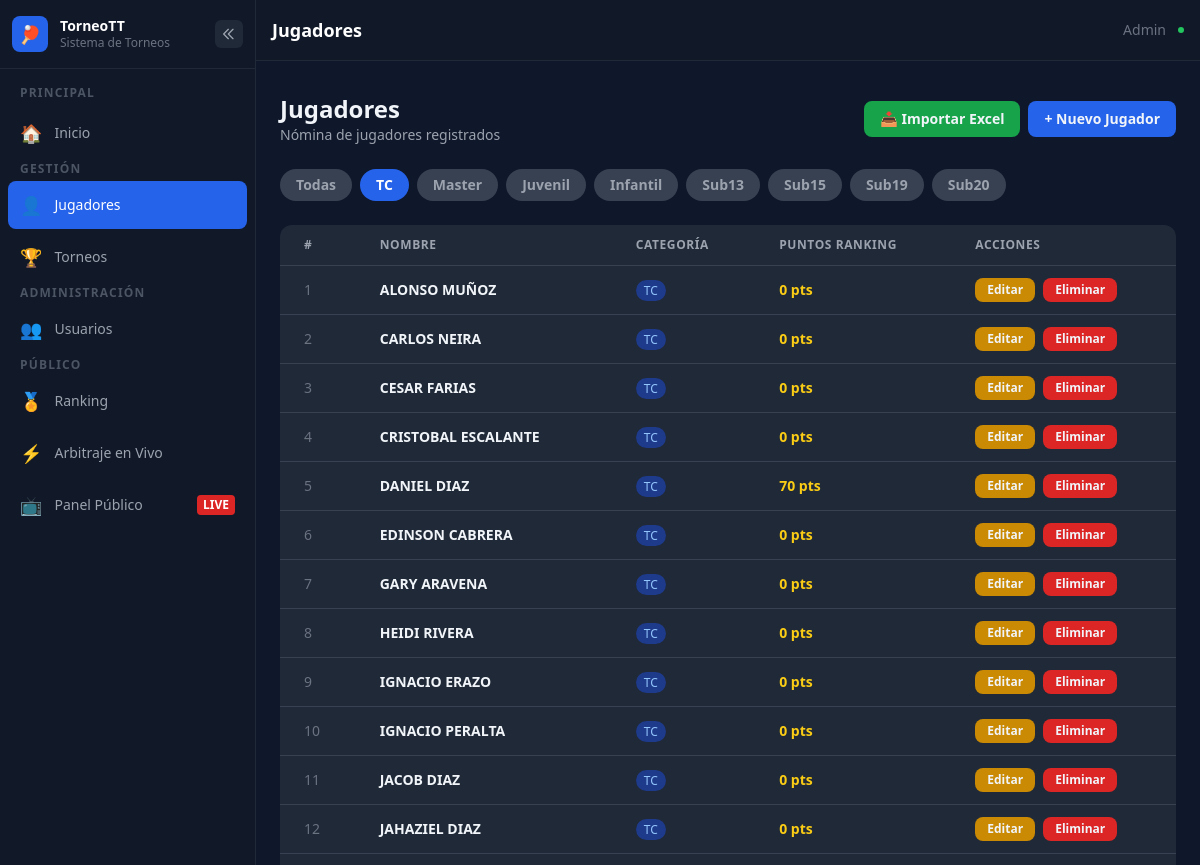
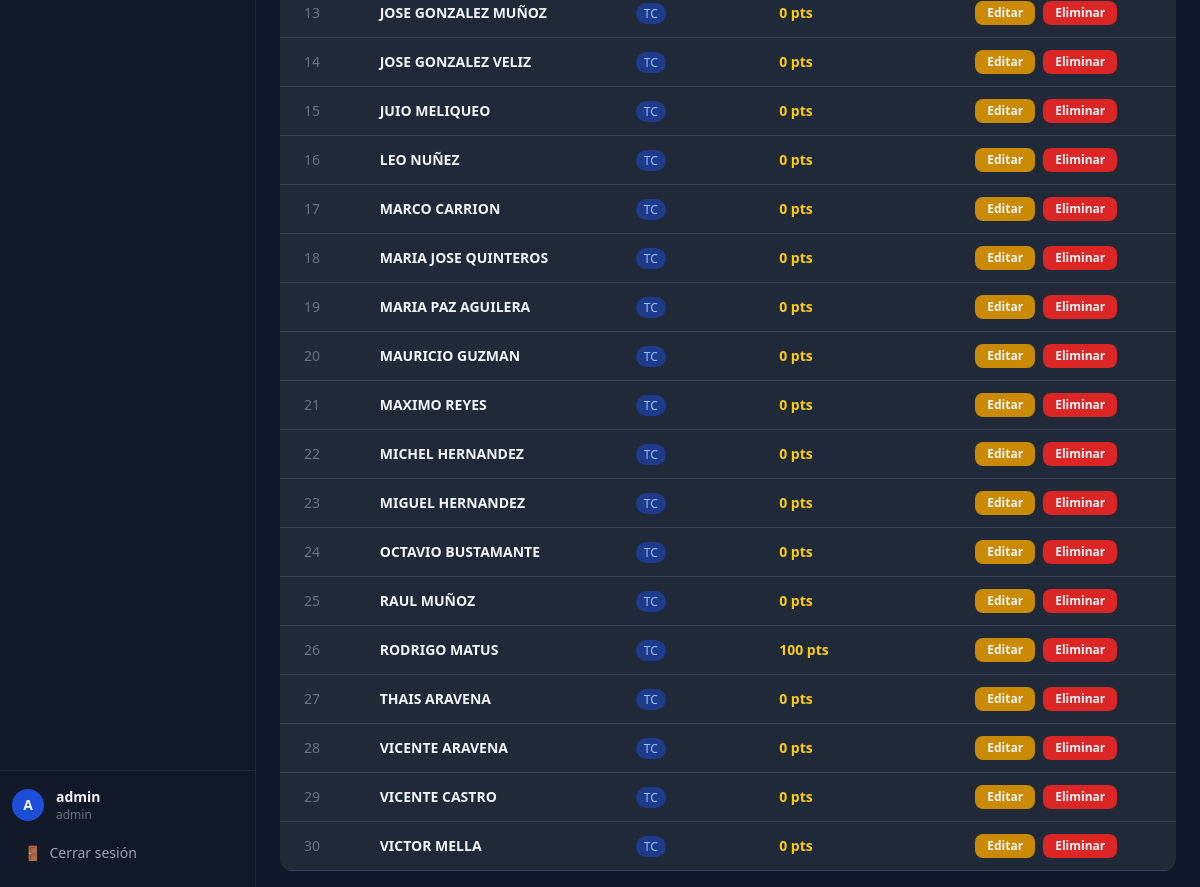
Screenshot of /jugadores?categoria=TC (signed in) with the database file from the repository (2 pictures, top to bottom).
### app/models.py (models this page shows, shortened)
class Usuario(UserMixin, db.Model):
    id = db.Column(db.Integer, primary_key=True)
    username = db.Column(db.String(50), unique=True, nullable=False)
    password = db.Column(db.String(200), nullable=False)
    rol = db.Column(db.String(20), default='jugador')
    activo = db.Column(db.Boolean, default=False)
    aprobado = db.Column(db.Boolean, default=False)
    jugador_id = db.Column(db.Integer, db.ForeignKey('jugador.id'), nullable=True)
    creado = db.Column(db.DateTime, default=datetime.utcnow)
    jugador = db.relationship('Jugador', backref='usuario', foreign_keys=[jugador_id])

class Jugador(db.Model):
    id = db.Column(db.Integer, primary_key=True)
    nombre = db.Column(db.String(200), nullable=False)
    categoria = db.Column(db.String(20), nullable=False)
    club = db.Column(db.String(100), nullable=True)
    activo = db.Column(db.Boolean, default=True)
    puntos_ranking = db.Column(db.Integer, default=0)
    creado = db.Column(db.DateTime, default=datetime.utcnow)

### app/routes.py (the view)
@main.route('/jugadores')
@login_required
def jugadores():
    categoria = request.args.get('categoria', 'todas')
    if categoria == 'todas':
        todos = Jugador.query.filter_by(activo=True).order_by(Jugador.nombre).all()
        agrupados = {}
        for j in todos:
            if j.nombre not in agrupados:
                agrupados[j.nombre] = {'jugador': j, 'categorias': []}
            agrupados[j.nombre]['categorias'].append(j.categoria)
        lista = list(agrupados.values())
        return render_template('jugadores/lista.html', jugadores=lista, categorias=CATEGORIAS,
                               categoria_actual=categoria, agrupado=True)
    else:
        lista = Jugador.query.filter_by(activo=True, categoria=categoria).order_by(Jugador.nombre).all()
        return render_template('jugadores/lista.html', jugadores=lista, categorias=CATEGORIAS,
                               categoria_actual=categoria, agrupado=False)

### app/__init__.py (called while the page is built)
@login_manager.user_loader
def load_user(user_id):
    return Usuario.query.get(int(user_id))

### app/templates/jugadores/lista.html (shortened to what this page needs)
{% extends "base.html" %}
{% block page_title %}Jugadores{% endblock %}
{% block content %}
<div class="flex justify-between items-center mb-6">
    <div>
        <h2 class="text-2xl font-bold">Jugadores</h2>
        <p class="text-gray-400 text-sm">Nómina de jugadores registrados</p>
    </div>
    <div class="flex gap-2">
        <a href="{{ url_for('main.importar_jugadores') }}"
            class="bg-green-600 hover:bg-green-700 px-4 py-2 rounded-lg text-sm font-bold transition flex items-center gap-2">
            📥 Importar Excel
        </a>
        <a href="{{ url_for('main.nuevo_jugador') }}"
            class="bg-blue-600 hover:bg-blue-700 px-4 py-2 rounded-lg text-sm font-bold transition flex items-center gap-2">
            + Nuevo Jugador
        </a>
    </div>
</div>
<div class="flex flex-wrap gap-2 mb-6">
    <a href="{{ url_for('main.jugadores', categoria='todas') }}"
        class="px-4 py-1.5 rounded-full text-sm font-semibold transition
        {% if categoria_actual == 'todas' %}bg-blue-600 text-white{% else %}bg-gray-700 text-gray-400 hover:bg-gray-600 hover:text-white{% endif %}">
        Todas
    </a>
    {% for cat in categorias %}
    <a href="{{ url_for('main.jugadores', categoria=cat) }}"
        class="px-4 py-1.5 rounded-full text-sm font-semibold transition
        {% if categoria_actual == cat %}bg-blue-600 text-white{% else %}bg-gray-700 text-gray-400 hover:bg-gray-600 hover:text-white{% endif %}">
        {{ cat }}
    </a>
    {% endfor %}
</div>
<div class="bg-gray-800 rounded-xl overflow-hidden">
    <table class="w-full text-sm">
        <thead>
            <tr class="bg-gray-750 border-b border-gray-700 text-gray-400 text-xs uppercase tracking-wider">
                <th class="px-6 py-3 text-left">#</th>
                <th class="px-6 py-3 text-left">Nombre</th>
                <th class="px-6 py-3 text-left">Categoría</th>
                <th class="px-6 py-3 text-left">Puntos Ranking</th>
                <th class="px-6 py-3 text-left">Acciones</th>
            </tr>
        </thead>
        <tbody>
            {% if agrupado %}
                {% for item in jugadores %}
                <tr class="border-b border-gray-700 hover:bg-gray-700 transition">
                    <td class="px-6 py-3 text-gray-500">{{ loop.index }}</td>
                    <td class="px-6 py-3 font-semibold">{{ item.jugador.nombre }}</td>
                    <td class="px-6 py-3">
                        <div class="flex flex-wrap gap-1">
                            {% for cat in item.categorias %}
                            <span class="text-xs px-2 py-0.5 rounded-full font-medium
                                {% if cat == 'TC' %}bg-blue-900 text-blue-300
                                {% elif cat == 'Master' %}bg-purple-900 text-purple-300
                                {% elif cat == 'Juvenil' %}bg-green-900 text-green-300
                                {% elif cat == 'Infantil' %}bg-yellow-900 text-yellow-300
                                {% elif cat == 'Sub13' %}bg-pink-900 text-pink-300
                                {% elif cat == 'Sub15' %}bg-orange-900 text-orange-300
                                {% elif cat == 'Sub19' %}bg-teal-900 text-teal-300
                                {% elif cat == 'Sub20' %}bg-red-900 text-red-300
                                {% else %}bg-gray-700 text-gray-300{% endif %}">
                                {{ cat }}
                            </span>
                            {% endfor %}
                        </div>
                    </td>
                    <td class="px-6 py-3 text-yellow-400 font-bold">{{ item.jugador.puntos_ranking }} pts</td>
                    <td class="px-6 py-3">
                        <div class="flex gap-2">
                            <a href="{{ url_for('main.editar_jugador', id=item.jugador.id) }}"
                                class="bg-yellow-600 hover:bg-yellow-700 text-xs px-3 py-1 rounded-lg font-bold transition">Editar</a>
                            <a href="{{ url_for('main.eliminar_jugador', id=item.jugador.id) }}"
                                onclick="return confirm('¿Eliminar?')"
                                class="bg-red-600 hover:bg-red-700 text-xs px-3 py-1 rounded-lg font-bold transition">Eliminar</a>
                        </div>
                    </td>
                </tr>
                {% endfor %}
            {% else %}
                {% for jugador in jugadores %}
                <tr class="border-b border-gray-700 hover:bg-gray-700 transition">
                    <td class="px-6 py-3 text-gray-500">{{ loop.index }}</td>
                    <td class="px-6 py-3 font-semibold">{{ jugador.nombre }}</td>
                    <td class="px-6 py-3">
                        <span class="text-xs px-2 py-0.5 rounded-full font-medium
                            {% if jugador.categoria == 'TC' %}bg-blue-900 text-blue-300
                            {% elif jugador.categoria == 'Master' %}bg-purple-900 text-purple-300
                            {% elif jugador.categoria == 'Juvenil' %}bg-green-900 text-green-300
                            {% elif jugador.categoria == 'Infantil' %}bg-yellow-900 text-yellow-300
                            {% elif jugador.categoria == 'Sub13' %}bg-pink-900 text-pink-300
                            {% elif jugador.categoria == 'Sub15' %}bg-orange-900 text-orange-300
                            {% elif jugador.categoria == 'Sub19' %}bg-teal-900 text-teal-300
                            {% elif jugador.categoria == 'Sub20' %}bg-red-900 text-red-300
                            {% else %}bg-gray-700 text-gray-300{% endif %}">
                            {{ jugador.categoria }}
                        </span>
                    </td>
                    <td class="px-6 py-3 text-yellow-400 font-bold">{{ jugador.puntos_ranking }} pts</td>
                    <td class="px-6 py-3">
                        <div class="flex gap-2">
                            <a href="{{ url_for('main.editar_jugador', id=jugador.id) }}"
                                class="bg-yellow-600 hover:bg-yellow-700 text-xs px-3 py-1 rounded-lg font-bold transition">Editar</a>
                            <a href="{{ url_for('main.eliminar_jugador', id=jugador.id) }}"
                                onclick="return confirm('¿Eliminar?')"
                                class="bg-red-600 hover:bg-red-700 text-xs px-3 py-1 rounded-lg font-bold transition">Eliminar</a>
                        </div>
                    </td>
                </tr>
                {% endfor %}
            {% endif %}
        </tbody>
    </table>
</div>
{% endblock %}

### app/templates/base.html (shortened to what this page needs)
<!DOCTYPE html>
<html lang="es">
<head>
    <script src="https://cdn.tailwindcss.com"></script>
</head>
<body class="min-h-screen flex">
<aside id="sidebar" class="min-h-screen bg-gray-900 border-r border-gray-800 flex flex-col fixed left-0 top-0 z-50 overflow-hidden">
    <div class="px-3 py-4 border-b border-gray-800">
        <div class="logo-wrapper flex items-center gap-3">
            <div class="logo-icon w-9 h-9 bg-blue-600 rounded-lg flex items-center justify-center text-lg font-black flex-shrink-0">🏓</div>
            <div class="logo-text flex-1 min-w-0">
                <p class="font-black text-white text-sm leading-tight">TorneoTT</p>
                <p class="text-gray-500 text-xs">Sistema de Torneos</p>
            </div>
            <button id="toggle-btn" onclick="toggleSidebar()"
                class="hidden md:flex w-7 h-7 rounded-md bg-gray-800 hover:bg-gray-700 items-center justify-center text-gray-400 hover:text-white flex-shrink-0 transition">
                <svg id="toggle-icon" xmlns="http://www.w3.org/2000/svg" class="w-4 h-4" fill="none" viewBox="0 0 24 24" stroke="currentColor">
                    <path stroke-linecap="round" stroke-linejoin="round" stroke-width="2" d="M11 19l-7-7 7-7M18 19l-7-7 7-7"/>
                </svg>
            </button>
        </div>
    </div>
    <nav class="flex-1 px-2 py-4 space-y-1 overflow-y-auto overflow-x-hidden">
        <p class="sidebar-section-label text-gray-600 text-xs uppercase tracking-widest font-bold px-3 mb-2">Principal</p>
        <a href="{{ url_for('main.dashboard') }}" data-tooltip="Inicio"
            class="nav-link flex items-center gap-3 px-3 py-2.5 rounded-lg text-sm font-medium
            {% if request.endpoint == 'main.dashboard' %}nav-active{% else %}text-gray-400{% endif %}">
            <span class="text-lg flex-shrink-0">🏠</span>
            <span class="sidebar-label">Inicio</span>
        </a>
        <p class="sidebar-section-label text-gray-600 text-xs uppercase tracking-widest font-bold px-3 mt-4 mb-2">Gestión</p>
        <a href="{{ url_for('main.jugadores') }}" data-tooltip="Jugadores"
            class="nav-link flex items-center gap-3 px-3 py-2.5 rounded-lg text-sm font-medium
            {% if request.endpoint in ['main.jugadores','main.nuevo_jugador','main.editar_jugador','main.importar_jugadores'] %}nav-active{% else %}text-gray-400{% endif %}">
            <span class="text-lg flex-shrink-0">👤</span>
            <span class="sidebar-label">Jugadores</span>
        </a>
        <a href="{{ url_for('main.torneos') }}" data-tooltip="Torneos"
            class="nav-link flex items-center gap-3 px-3 py-2.5 rounded-lg text-sm font-medium
            {% if request.endpoint in ['main.torneos','main.nuevo_torneo','main.editar_torneo'] %}nav-active{% else %}text-gray-400{% endif %}">
            <span class="text-lg flex-shrink-0">🏆</span>
            <span class="sidebar-label">Torneos</span>
        </a>
        {% set torneo_id_url = request.view_args.get('torneo_id') if request.view_args else None %}
        <p class="sidebar-section-label text-gray-600 text-xs uppercase tracking-widest font-bold px-3 mt-4 mb-2">Administración</p>
        {% if current_user.is_authenticated and current_user.rol == 'admin' %}
        <a href="{{ url_for('main.admin_usuarios') }}" data-tooltip="Usuarios"
            class="nav-link flex items-center gap-3 px-3 py-2.5 rounded-lg text-sm font-medium
            {% if request.endpoint == 'main.admin_usuarios' %}nav-active{% else %}text-gray-400{% endif %}">
            <span class="text-lg flex-shrink-0">👥</span>
            <span class="sidebar-label">Usuarios</span>
        </a>
        {% endif %}
        <p class="sidebar-section-label text-gray-600 text-xs uppercase tracking-widest font-bold px-3 mt-4 mb-2">Público</p>
        <a href="{{ url_for('main.ranking') }}" target="_blank" data-tooltip="Ranking"
            class="nav-link flex items-center gap-3 px-3 py-2.5 rounded-lg text-sm font-medium
            {% if request.endpoint == 'main.ranking' %}nav-active{% else %}text-gray-400{% endif %}">
            <span class="text-lg flex-shrink-0">🏅</span>
            <span class="sidebar-label">Ranking</span>
        </a>
        <a href="{{ url_for('main.panel_publico') }}" target="_blank" data-tooltip="Arbitraje en Vivo"
            class="nav-link flex items-center gap-3 px-3 py-2.5 rounded-lg text-sm font-medium text-gray-400">
            <span class="text-lg flex-shrink-0">⚡</span>
            <span class="sidebar-label">Arbitraje en Vivo</span>
        </a>
        <a href="{{ url_for('main.panel_publico') }}" target="_blank" data-tooltip="Panel Público"
            class="nav-link flex items-center gap-3 px-3 py-2.5 rounded-lg text-sm font-medium text-gray-400">
            <span class="text-lg flex-shrink-0">📺</span>
            <span class="sidebar-label">Panel Público</span>
            <span class="live-badge ml-auto text-xs bg-red-600 text-white px-1.5 py-0.5 rounded font-bold animate-pulse">LIVE</span>
        </a>
    </nav>
    <div class="px-3 py-4 border-t border-gray-800">
        {% if current_user.is_authenticated %}
        <div class="user-wrapper flex items-center gap-3 mb-3">
            <div class="user-avatar w-8 h-8 bg-blue-700 rounded-full flex items-center justify-center text-sm font-bold flex-shrink-0">
                {{ current_user.username[0].upper() }}
            </div>
            <div class="user-info flex-1 min-w-0">
                <p class="text-sm font-semibold truncate">{{ current_user.username }}</p>
                <p class="text-xs text-gray-500">{{ current_user.rol }}</p>
            </div>
        </div>
        <a href="{{ url_for('auth.logout') }}"
            class="logout-btn w-full flex items-center gap-2 px-3 py-2 rounded-lg text-sm text-gray-400 hover:bg-gray-800 hover:text-white transition">
            <span>🚪</span>
            <span class="logout-label">Cerrar sesión</span>
        </a>
        {% endif %}
    </div>
</aside>
<main id="main-content" class="flex-1 flex flex-col min-h-screen">
    <div class="bg-gray-900 border-b border-gray-800 px-4 py-4 flex items-center justify-between sticky top-0 z-30">
        <div class="flex items-center gap-3">
            <h1 class="text-lg font-bold text-white">{% block page_title %}{% endblock %}</h1>
        </div>
        <div class="flex items-center gap-3 text-sm text-gray-500">
            {% if current_user.is_authenticated %}
            <span class="hidden sm:inline">{{ current_user.rol | capitalize }}</span>
            <span class="w-1.5 h-1.5 bg-green-500 rounded-full"></span>
            {% endif %}
        </div>
    </div>
    <div class="px-4 md:px-6 pt-4">
    </div>
    <div class="flex-1 px-4 md:px-6 py-4">
        {% block content %}{% endblock %}
    </div>
</main>
</body>
</html>

### app/templates/base.html (style rules this page uses)
body { background: #0f172a; color: #f1f5f9; font-family: 'Segoe UI', sans-serif; }
.nav-link { transition: all .2s; }
.nav-active { background: #2563eb !important; color: #fff !important; }
#sidebar { transition: width .25s ease, transform .25s ease; width: 256px; }
#main-content { transition: margin-left .25s ease; margin-left: 256px; }
#toggle-btn { transition: transform .25s ease; }

### rows the page displays
Usuario: username "A", username "admin", rol "admin", rol "Admin"
Jugador: nombre "ALONSO MUÑOZ", categoria "TC", puntos_ranking "0"
Jugador: nombre "CARLOS NEIRA", categoria "TC", puntos_ranking "0"
Jugador: nombre "CESAR FARIAS", categoria "TC", puntos_ranking "0"
Jugador: nombre "CRISTOBAL ESCALANTE", categoria "TC", puntos_ranking "0"
Jugador: nombre "DANIEL DIAZ", categoria "TC", puntos_ranking "70"
Jugador: nombre "EDINSON CABRERA", categoria "TC", puntos_ranking "0"
Jugador: nombre "GARY ARAVENA", categoria "TC", puntos_ranking "0"
Jugador: nombre "HEIDI RIVERA", categoria "TC", puntos_ranking "0"
Jugador: nombre "IGNACIO ERAZO", categoria "TC", puntos_ranking "0"
Jugador: nombre "IGNACIO PERALTA", categoria "TC", puntos_ranking "0"
Jugador: nombre "JACOB DIAZ", categoria "TC", puntos_ranking "0"
Jugador: nombre "JAHAZIEL DIAZ", categoria "TC", puntos_ranking "0"
Jugador: nombre "JOSE GONZALEZ MUÑOZ", categoria "TC", puntos_ranking "0"
Jugador: nombre "JOSE GONZALEZ VELIZ", categoria "TC", puntos_ranking "0"
Jugador: nombre "JUIO MELIQUEO", categoria "TC", puntos_ranking "0"
Jugador: nombre "LEO NUÑEZ", categoria "TC", puntos_ranking "0"
Jugador: nombre "MARCO CARRION", categoria "TC", puntos_ranking "0"
Jugador: nombre "MARIA JOSE QUINTEROS", categoria "TC", puntos_ranking "0"
Jugador: nombre "MARIA PAZ AGUILERA", categoria "TC", puntos_ranking "0"
Jugador: nombre "MAURICIO GUZMAN", categoria "TC", puntos_ranking "0"
Jugador: nombre "MAXIMO REYES", categoria "TC", puntos_ranking "0"
Jugador: nombre "MICHEL HERNANDEZ", categoria "TC", puntos_ranking "0"
Jugador: nombre "MIGUEL HERNANDEZ", categoria "TC", puntos_ranking "0"
Jugador: nombre "OCTAVIO BUSTAMANTE", categoria "TC", puntos_ranking "0"
Jugador: nombre "RAUL MUÑOZ", categoria "TC", puntos_ranking "0"
Jugador: nombre "RODRIGO MATUS", categoria "TC", puntos_ranking "100"
Jugador: nombre "THAIS ARAVENA", categoria "TC", puntos_ranking "0"
Jugador: nombre "VICENTE ARAVENA", categoria "TC", puntos_ranking "0"
Jugador: nombre "VICENTE CASTRO", categoria "TC", puntos_ranking "0"
Jugador: nombre "VICTOR MELLA", categoria "TC", puntos_ranking "0"

### other values shown
{{ cat }} "TC" "Master" "Juvenil" "Infantil" "Sub13" "Sub15" "Sub19" "Sub20"
